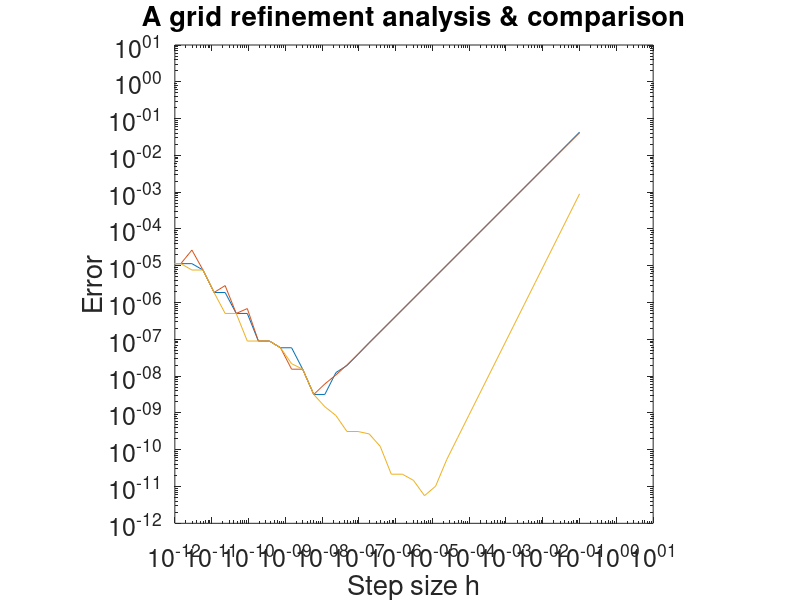

Reproduce this figure in MATLAB. (Note: this script raises an error after producing the figure.)

% Compare truncation errors of the forward, backward, and central
% scheme for approximating u'(x). Plot the error and estimate the
% convergence order.

%    u(x) = sin(x) at x=1.   Exact u'(1) = cos(1)

clear; close all
  h = 0.1;i=1;
  % for i=1:5,
  while h>1e-16
    a(i,1) = h;
    a(i,2) = (sin(1+h)-sin(1))/h - cos(1);
    a(i,3) = (sin(1) - sin(1-h))/h - cos(1);
    a(i,4) = (sin(1+h)-sin(1-h))/(2*h)- cos(1);
    h = h/2; i=i+1;
  end

  format short e
  a		% Display the result

  a = abs(a);	   % Take absolute value of the matrix.
  h1 = a(:,1);	   % Extract the first column which is h.
  e1 = a(:,2); e2 = a(:,3); e3 = a(:,4);

  loglog(h1,e1,h1,e2,h1,e3) 
  axis('square')
  set(gca,'FontSize',18);
  axis([1e-12 1e1 1e-12 1e1])
  title('A grid refinement analysis & comparison')
  xlabel('Step size h')
  ylabel('Error')
  
  gtext('\fontsize{14} Slope of FW and BW = 1')
  gtext('\fontsize{14} Slope of CD = 2')

%%%%%%%%%%%%%%%%% End Of Matlab Program %%%%%%%%%%%%%%%%%%%%%%%%%%%%%%

%Computed Results:

%      h          forward      backward     central

%   1.0000e-01  -4.2939e-02   4.1138e-02  -9.0005e-04
%   5.0000e-02  -2.1257e-02   2.0807e-02  -2.2510e-04
%   2.5000e-02  -1.0574e-02   1.0462e-02  -5.6280e-05
%   1.2500e-02  -5.2732e-03   5.2451e-03  -1.4070e-05
%   6.2500e-03  -2.6331e-03   2.6261e-03  -3.5176e-06


